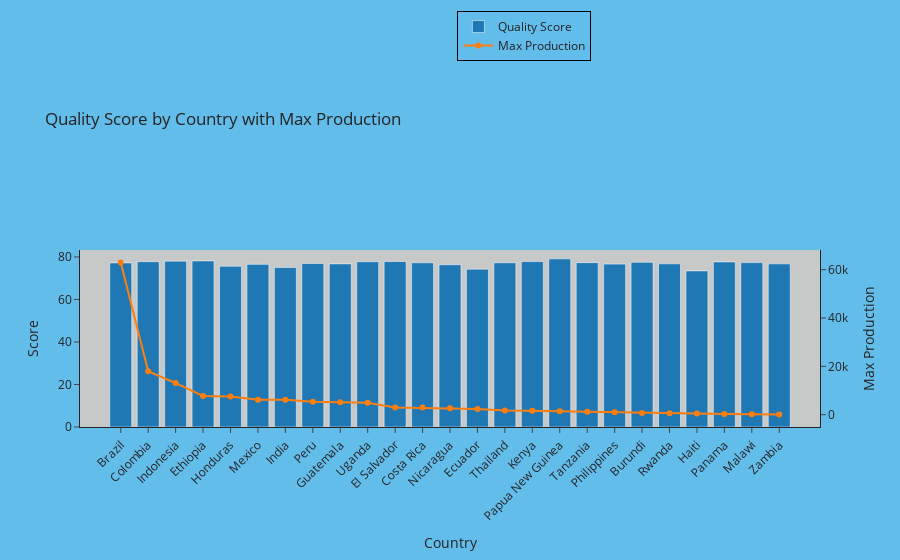

This figure's notebook cell:
### Markdown cell above
## Visualized Bar Chart of Quality Score with trend line of Amount Produced

### Code cell
import plotly.graph_objects as go

# Create the bar chart   https://stackoverflow.com/questions/60204175/plotly-how-to-add-trendline-to-a-bar-chart
fig = go.Figure()

# Add bar chart for quality score   ---- https://plotly.com/python/line-charts/    https://plotly.com/python/bar-charts/
fig.add_trace(go.Bar(x=coffee_ultimate_df['Country'], y=coffee_ultimate_df['Score'], name='Quality Score'))

# Sort dataframe by Amount_Produced for trend line  
quality_quantity_df_sorted = coffee_ultimate_df.sort_values(by='Max Production')

# Add line plot for Amount_Produced trend  ----- https://plotly.com/python/creating-and-updating-figures/
#                                          -----  https://plotly.com/python/line-charts/
fig.add_trace(go.Scatter(x=quality_quantity_df_sorted['Country'], y=quality_quantity_df_sorted['Max Production'],
                         mode='lines+markers', name='Max Production', yaxis='y2'))
                       #   ---- https://community.plotly.com/t/lines-markers-mode-with-express/21707


# Customize the layout     ----https://stackoverflow.com/questions/61980632/update-layout-argument-list-with-plotly
#                          ----- https://stackoverflow.com/questions/72531577/plotly-how-to-manually-assign-bar-colors-to-categorical-lables-in-go-bar
fig.update_layout(
    template='simple_white',
    paper_bgcolor='#63bdeb',   #   --- https://matplotlib.org/2.2.5/api/_as_gen/matplotlib.pyplot.colors.html
    plot_bgcolor='#c7c9c9',      #   ----- #  ---  https://www.google.com/search?q=%23F9F9FA&oq=%23F9F9FA&gs_lcrp=EgZjaHJvbWUyCQgAEEUYORiABDIGCAEQABgeMgYIAhAAGB4yBggDEAAYHjIICAQQABgPGB4yBggFEAAYHjIKCAYQABgFGA8YHtIBCTEyMDZqMGoxNagCCLACAQ&sourceid=chrome&ie=UTF-8
    
    title='Quality Score by Country with Max Production',
    xaxis_title='Country',
    yaxis=dict(title='Score', autorange=True),
    xaxis=dict(categoryorder='total descending', tickangle=-45), # # https://plotly.com/python/categorical-axes/
    yaxis2=dict(title='Max Production', overlaying='y', side='right', autorange=True),
    legend=dict(x=0.51, y=2.35, bordercolor='Black', borderwidth=1)
)

# # Save the figure
# plt.savefig("output_data/Bar Chart of Quality Score with trend line of Amount Produced.jpg")


# Show the plot
fig.show()

### Figure 1 — Plotly figure (JSON) as saved in the notebook; plotly's stock layout.template omitted (floating-point values rounded to 4 significant figures)
{"data": [{"name": "Quality Score", "type": "bar", "x": ["Brazil", "Burundi", "Ecuador", "Indonesia", "Malawi", "Papua New Guinea", "Peru", "Rwanda", "Haiti", "Philippines", "Tanzania", "Zambia", "Colombia", "Costa Rica", "El Salvador", "Ethiopia", "Guatemala", "Honduras", "India", "Kenya", "Mexico", "Nicaragua", "Panama", "Thailand", "Uganda"], "y": [77.19, 77.47, 74.23, 78.02, 77.34, 79.1, 76.92, 76.76, 73.43, 76.62, 77.31, 76.75, 77.78, 77.26, 77.86, 78.14, 76.73, 75.62, 75.01, 77.81, 76.51, 76.35, 77.66, 77.26, 77.75]}, {"mode": "lines+markers", "name": "Max Production", "type": "scatter", "x": ["Zambia", "Malawi", "Panama", "Haiti", "Rwanda", "Burundi", "Philippines", "Tanzania", "Papua New Guinea", "Kenya", "Thailand", "Ecuador", "Nicaragua", "Costa Rica", "El Salvador", "Uganda", "Guatemala", "Peru", "India", "Mexico", "Honduras", "Ethiopia", "Indonesia", "Colombia", "Brazil"], "y": [118.9, 137.2, 248.3, 513.9, 638.9, 667.2, 1018.0, 1186.0, 1414.0, 1664.0, 1692.0, 2376.0, 2617.0, 2998.0, 3001.0, 4962.0, 5120.0, 5373.0, 6161.0, 6219.0, 7560.0, 7776.0, 13070.0, 17980.0, 62920.0], "yaxis": "y2"}], "layout": {"autosize": true, "legend": {"bordercolor": "Black", "borderwidth": 1, "x": 0.51, "y": 2.35}, "paper_bgcolor": "#63bdeb", "plot_bgcolor": "#c7c9c9", "title": {"text": "Quality Score by Country with Max Production"}, "xaxis": {"autorange": true, "categoryorder": "total descending", "range": [-1.453, 25.45], "tickangle": -45, "title": {"text": "Country"}, "type": "category"}, "yaxis": {"autorange": true, "range": [0, 83.26], "title": {"text": "Score"}, "type": "linear"}, "yaxis2": {"autorange": true, "overlaying": "y", "range": [-6931.0, 69970.0], "side": "right", "title": {"text": "Max Production"}, "type": "linear"}}}
